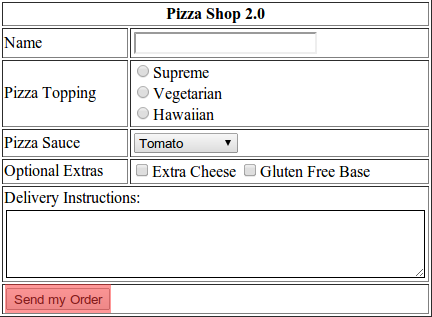
#> input picture Test_Images/Form/template.png, 432 x 317 px
$ jupyter execute 'Annotation with PIL.ipynb'
#> lines starting #> are read from the running program, lines starting #| are printed output that depends on the picture
# Draw some text on an image and its bounding box with PIL

[cell 1]
from PIL import Image, ImageFont, ImageDraw, ImageEnhance
from matplotlib import pyplot as plt

[cell 2]
file_name = r'./Test_Images/Form/template.png'
out_file = r'./out.png'

[cell 3]
font_file = r'./fonts/nimbus-sans-l/NimbusSanL-Reg.otf'

[cell 4]
text_xy=(20, 225)

[cell 5]
text = "0123456789"
source_img = Image.open(file_name).convert("RGBA")
#> source_img is the input picture: PIL image 432x317 RGBA; mean R, G, B, A 236.5, 234.2, 234.1, 255
font_size = 40
font = ImageFont.truetype(font_file, font_size)

draw = ImageDraw.Draw(source_img)
#draw.rectangle(((0, 0), (300, 100)), fill="black")
draw.text(text_xy, text, font=font, fill ="black")   # ttf for PIL >= 1.1.4

text_size = font.getsize(text)
shape = [text_xy, (text_size[0]+text_xy[0], text_size[1]+text_xy[1])]
draw.rectangle(shape, outline="#47c459", width=2)

source_img.save(out_file, "PNG")
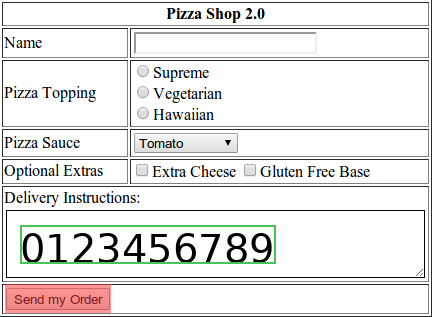
#> saved as out.png: PIL image 432x317 RGBA; mean R, G, B, A 230.8, 229.6, 228.6, 255


$ run again, with Test_Images/Form/test_rotation_scale.png copied over Test_Images/Form/template.png
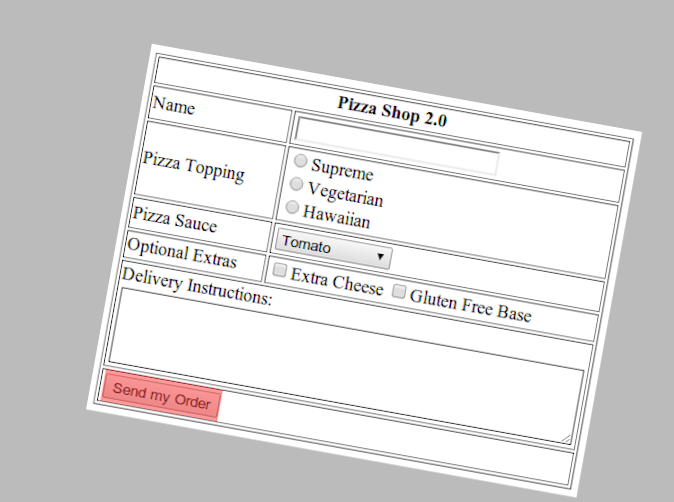
#> input picture Test_Images/Form/test_rotation_scale.png, 674 x 502 px
#> source_img is the input picture: PIL image 674x502 RGBA; mean R, G, B, A 215.9, 214.7, 214.7, 255
#> `source_img.save(out_file, "PNG")`:
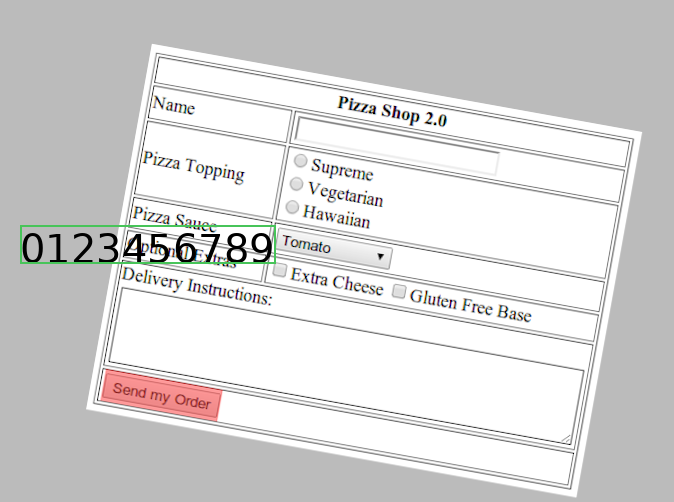
#> saved as out.png: PIL image 674x502 RGBA; mean R, G, B, A 214, 213.3, 212.9, 255
